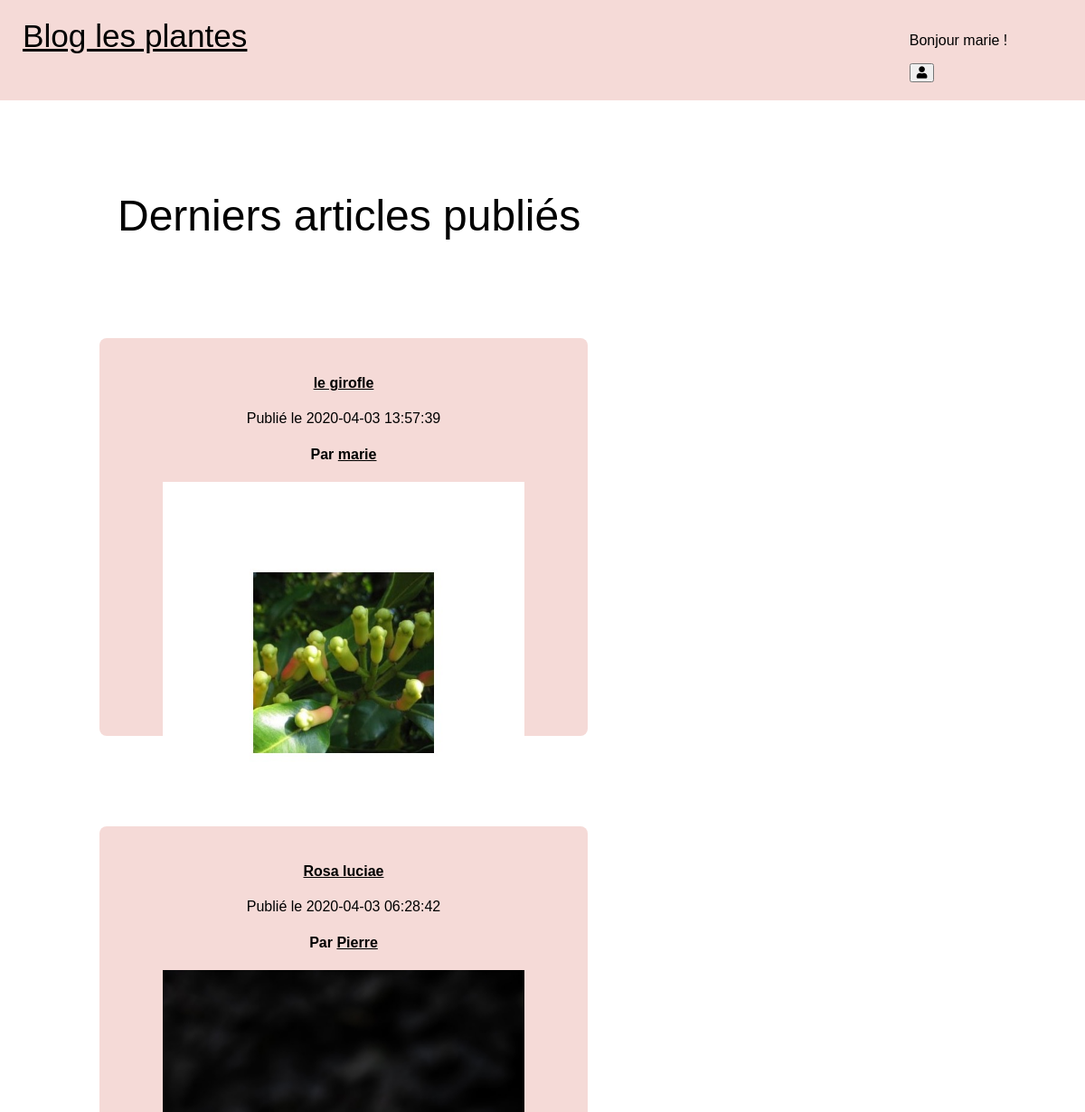
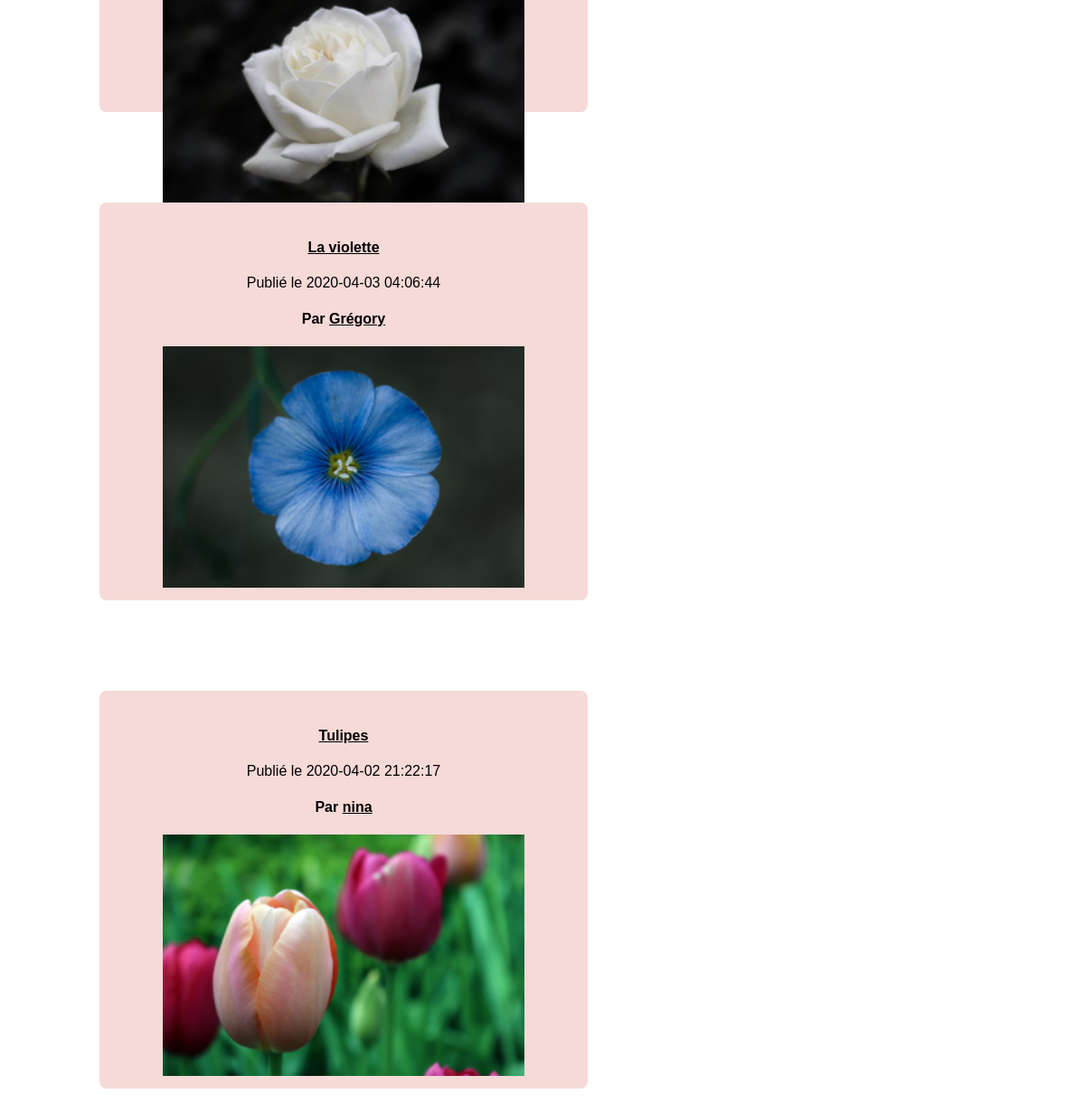
Screenshot of / (signed in) with the database file from the repository (2 pictures, top to bottom).
### tables this page shows
CREATE TABLE IF NOT EXISTS `writers` (
  `id` tinyint(3) UNSIGNED NOT NULL AUTO_INCREMENT,
  `username` varchar(30) NOT NULL,
  `hashed_password` varchar(60) NOT NULL,
  PRIMARY KEY (`id`)
);

CREATE TABLE IF NOT EXISTS `posts` (
  `id` tinyint(3) NOT NULL AUTO_INCREMENT,
  `title` varchar(150) NOT NULL,
  `content` text NOT NULL,
  `publication_date` datetime NOT NULL DEFAULT CURRENT_TIMESTAMP,
  `image` varchar(100) NOT NULL,
  `writerid` tinyint(3) UNSIGNED NOT NULL,
  PRIMARY KEY (`id`),
  KEY `writerid` (`writerid`)
);

### index.php (called while the page is built, shortened)
<?php
$dbh = new PDO(
        'mysql:host=localhost;dbname=monblog;charset=utf8',
        'root',
        '',
        [
            PDO::ATTR_ERRMODE => PDO::ERRMODE_EXCEPTION,
            PDO::ATTR_DEFAULT_FETCH_MODE => PDO::FETCH_ASSOC
        ]
    );
if(!empty($_SESSION)){
$query = 'SELECT username FROM writers WHERE id= :iduser';
$sth = $dbh->prepare($query);
$sth->bindValue(':iduser', trim($_SESSION['userid']), PDO::PARAM_STR);
$sth->execute();
$usernameSession = $sth->fetch();
}
$query = 'SELECT posts.id AS postid, posts.title, posts.image, posts.content, posts.publication_date, posts.writerid, writers.id, writers.username FROM posts INNER JOIN writers ON writers.id = posts.writerid ORDER BY posts.publication_date DESC';
$sth = $dbh->prepare($query);
$sth->execute();
$allArticles = $sth->fetchAll();
include 'index.phtml';

### index.phtml (the view, shortened to what this page needs)
<!DOCTYPE html>
<html lang="en">
<head>
    <link href="style.css" rel="stylesheet">
</head>
<body>
    <?php
    if (!empty($_SESSION)) {
        include('nav_logged.phtml');
    } else {
        include('nav.phtml');
    }
    ?>
    <main>
        <h2>Derniers articles publiés</h2><br>
        <section id="latest-posts">
            <?php foreach ($allArticles as $key => $article) : ?>
                <div class="home-post">
                    <a href="http://localhost/blog/article.php?id=<?= $article['postid']; ?>">
                        <h4><?= $article['title'] ?></h4>
                    </a>
                    <p>Publié le <?= $article['publication_date']; ?></p>
                    <h4>Par <a href="http://localhost/blog/writer.php?id=<?= $article['id']; ?>"><?= $article['username']; ?></a></h4>
                    <a href="http://localhost/blog/article.php?id=<?= $article['postid']; ?>"> <img class="home-post-img" src="http://localhost/projets/community_blog/uploads/<?= $article['image']; ?>"></a>
                </div>
            <?php endforeach; ?>
        </section>
    </main>
</body>
</html>

### nav_logged.phtml
<nav>
<link rel="stylesheet" href="https://cdnjs.cloudflare.com/ajax/libs/font-awesome/5.12.1/css/all.min.css">
    <a href="http://localhost/blog/">
        <div id="name-site">
           Blog les plantes
        </div>
    </a>
    <div id="nav-items">
        <div id="nav-links">
        <div id="nav-greetings">
       <p> Bonjour <?php echo $usernameSession['username']; ?> !</p>
</div>
        <a href="logout.php"><button type="submit"><i class=" fas fa-user"></i></button></a>
        </div>
    </div>
</nav>

### style.css (style rules this page uses)
body { font-family: sans-serif; margin: 0; padding: 0; }
nav { background-color: rgb(245, 218, 215); display: flex; justify-content: space-between; }
#name-site { font-size: 2.2rem; padding:20px; padding-left: 25px; }
#nav-items { padding: 20px; right: 0; width: 20vw; display: flex; justify-content: space-around; flex-direction: row; }
#nav-links { padding-bottom: 0; }
#latest-posts, #container-published { display: flex; flex-direction: row; flex-wrap: wrap; justify-content: flex-start; margin-left: 5vw; }
.home-post, .published { width: 500px; height: 400px; background-color: rgb(245, 218, 215); border-radius: 8px; text-align: center; padding: 20px; margin: 50px; }
.home-post img { width: 400px; }
main h2 { margin-left : 130px; font-size: 3rem; margin-top: 100px; font-weight: 200; }
a { color: black; }

### rows the page displays
writers: username "marie"
posts: title "le girofle", publication_date "2020-04-03 13:57:39", writerid.username "marie", image (picture)
posts: title "Rosa luciae", publication_date "2020-04-03 06:28:42", writerid.username "Pierre", image (picture)
posts: title "La violette", publication_date "2020-04-03 04:06:44", writerid.username "Grégory", image (picture)
posts: title "Tulipes", publication_date "2020-04-02 21:22:17", writerid.username "nina", image (picture)
